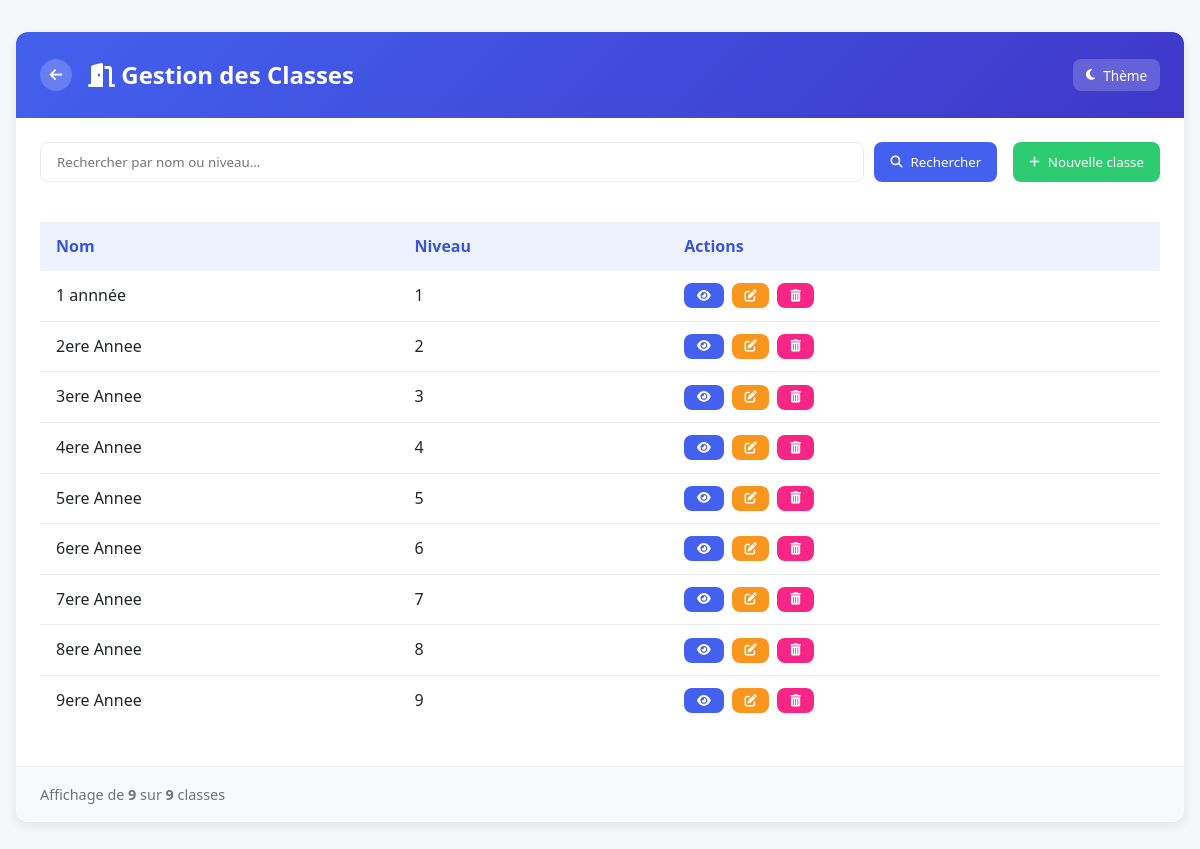
/classes.php, run on the app's committed database.
### tables this page shows
CREATE TABLE `classes` (
  `id` int(11) NOT NULL,
  `nom` varchar(50) DEFAULT NULL,
  `annee` int(11) NOT NULL DEFAULT 1,
  `niveau` varchar(50) DEFAULT NULL
);

### classes.php (the view, shortened to what this page needs)
<?php
require_once './functions.php';
$search = $_GET['search'] ?? '';
$classes = [];
$total = 0;
$limit = 10;
$page = isset($_GET['page']) ? max(1, intval($_GET['page'])) : 1;
$offset = ($page - 1) * $limit;
try {
    $whereClause = '';
    $params = [];
    $countSql = "SELECT COUNT(*) FROM classes $whereClause";
    $countStmt = $pdo->prepare($countSql);
    $countStmt->execute($params);
    $total = $countStmt->fetchColumn();
    if ($total > 0) {
        $sql = "SELECT * FROM classes
                $whereClause
                ORDER BY niveau, nom
                LIMIT :limit OFFSET :offset";
        $stmt = $pdo->prepare($sql);
        $stmt->bindValue(':limit', $limit, PDO::PARAM_INT);
        $stmt->bindValue(':offset', $offset, PDO::PARAM_INT);
        $stmt->execute();
        $classes = $stmt->fetchAll(PDO::FETCH_ASSOC);
    }
} catch (PDOException $e) {
    $error = "Erreur de base de données : " . $e->getMessage();
}
?>
<!DOCTYPE html>
<html lang="fr">
<head>
  <link rel="stylesheet" href="https://cdnjs.cloudflare.com/ajax/libs/font-awesome/6.4.0/css/all.min.css">
</head>
<body>
  <div class="container">
    <div class="card">
      <div class="card-header">
        <div class="header-title">
          <a href="dashboard.php" class="btn btn-back" title="Retour au tableau de bord">
            <i class="fas fa-arrow-left"></i>
          </a>
          <h2><i class="fas fa-door-open"></i> Gestion des Classes</h2>
        </div>
        <div class="header-actions">
          <button id="themeToggle" class="btn btn-sm" style="background: rgba(255,255,255,0.2); color: white;">
            <i class="fas fa-moon"></i> Thème
          </button>
        </div>
      </div>
      <div class="card-body">
        <div class="search-container">
          <form method="GET" style="flex: 1; display: flex; gap: 10px;">
            <input type="text" name="search" class="search-input" placeholder="Rechercher par nom ou niveau..." value="<?= htmlspecialchars($search) ?>">
            <button type="submit" class="btn btn-primary">
              <i class="fas fa-search"></i> Rechercher
            </button>
          </form>
          <button type="button" class="btn btn-success" onclick="document.getElementById('addClassForm').style.display='block'">
            <i class="fas fa-plus"></i> Nouvelle classe
          </button>
        </div>
        <?php if (!empty($classes)): ?>
        <div style="overflow-x: auto;">
          <table class="table">
            <thead>
              <tr>
                <th>Nom</th>
                <th>Niveau</th>
                <th>Actions</th>
              </tr>
            </thead>
            <tbody>
              <?php foreach ($classes as $classe): ?>
              <tr>
                <td><?= htmlspecialchars($classe['nom']) ?></td>
                <td><?= htmlspecialchars($classe['niveau']) ?></td>
                <td>
                  <div class="actions">
                    <a href="voir_classe.php?id=<?= $classe['id'] ?>" class="btn btn-primary btn-sm" title="Voir détails">
                      <i class="fas fa-eye"></i>
                    </a>
                    <a href="modifier_classe.php?id=<?= $classe['id'] ?>" class="btn btn-warning btn-sm" title="Modifier">
                      <i class="fas fa-edit"></i>
                    </a>
                    <a href="classes.php?delete=<?= $classe['id'] ?>" class="btn btn-danger btn-sm" title="Supprimer" onclick="return confirm('Êtes-vous sûr de vouloir supprimer cette classe ?')">
                      <i class="fas fa-trash-alt"></i>
                    </a>
                  </div>
                </td>
              </tr>
              <?php endforeach; ?>
            </tbody>
          </table>
        </div>
        <?php else: ?>
          <div class="alert alert-info">
            <i class="fas fa-info-circle"></i> Aucune classe trouvée. <?= !empty($search) ? 'Essayez avec un autre terme de recherche.' : '' ?>
          </div>
        <?php endif; ?>
      </div>
      <div class="card-footer">
        <div class="stats">
          <div>
            Affichage de <strong><?= count($classes) ?></strong> sur <strong><?= $total ?></strong> classes
          </div>
        </div>
      </div>
    </div>
  </div>
</body>
</html>

### classes.php (style rules this page uses)
:root { --primary: #4361ee; --primary-light: #eef2ff; --primary-dark: #3a56d4; --secondary: #3f37c9; --success: #4cc9f0; --success-light: #e6f7ff; --warning: #f8961e; --warning-light: #fff4e6; --danger: #f72585; --danger-light: #ffe6ef; --light: #f8f9fa; --dark: #212529; --gray: #6c757d; --light-gray: #e9ecef; --border-radius: 8px; --border-radius-lg: 12px; --box-shadow: 0 4px 12px rgba(0, 0, 0, 0.08); --transition: all 0.3s ease; }
* { margin: 0; padding: 0; box-sizing: border-box; font-family: 'Segoe UI', Tahoma, Geneva, Verdana, sans-serif; }
body { background-color: #f5f7fb; color: var(--dark); line-height: 1.6; }
.container { max-width: 1200px; margin: 2rem auto; padding: 0 1rem; }
.card { background: white; border-radius: var(--border-radius-lg); box-shadow: var(--box-shadow); overflow: hidden; }
.card-header { background: linear-gradient(135deg, var(--primary), var(--secondary)); color: white; padding: 1.5rem; display: flex; justify-content: space-between; align-items: center; }
.header-title { display: flex; align-items: center; gap: 1rem; }
.header-title h2 { font-weight: 600; margin: 0; }
.header-actions { display: flex; gap: 0.5rem; }
.card-body { padding: 1.5rem; }
.card-footer { padding: 1rem 1.5rem; background: var(--light); border-top: 1px solid var(--light-gray); font-size: 0.9rem; }
.btn { display: inline-flex; align-items: center; justify-content: center; gap: 0.5rem; padding: 0.5rem 1rem; border-radius: var(--border-radius); border: none; cursor: pointer; font-weight: 500; transition: var(--transition); text-decoration: none; }
.btn i { font-size: 0.9em; }
.btn-sm { padding: 0.4rem 0.8rem; font-size: 0.85rem; }
.btn-primary { background-color: var(--primary); color: white; }
.btn-success { background-color: #2ecc71; color: white; }
.btn-warning { background-color: var(--warning); color: white; }
.btn-danger { background-color: var(--danger); color: white; }
.btn-back { background: rgba(255, 255, 255, 0.2); color: white; width: 2rem; height: 2rem; border-radius: 50%; padding: 0; }
.search-container { display: flex; gap: 1rem; margin-bottom: 1.5rem; flex-wrap: wrap; }
.search-input { flex: 1; min-width: 250px; padding: 0.6rem 1rem; border: 1px solid var(--light-gray); border-radius: var(--border-radius); transition: var(--transition); }
.table { width: 100%; border-collapse: collapse; margin: 1rem 0; }
.table th { background-color: var(--primary-light); color: var(--primary-dark); padding: 0.75rem 1rem; text-align: left; font-weight: 600; }
.table td { padding: 0.75rem 1rem; border-bottom: 1px solid var(--light-gray); }
.table tr:last-child td { border-bottom: none; }
.actions { display: flex; gap: 0.5rem; }
.stats { display: flex; justify-content: space-between; align-items: center; color: var(--gray); }

### data on the page
classes: nom "1 annnée", niveau "1"
classes: nom "2ere Annee", niveau "2"
classes: nom "3ere Annee", niveau "3"
classes: nom "4ere Annee", niveau "4"
classes: nom "5ere Annee", niveau "5"
classes: nom "6ere Annee", niveau "6"
classes: nom "7ere Annee", niveau "7"
classes: nom "8ere Annee", niveau "8"
classes: nom "9ere Annee", niveau "9"

### other printed values
count($classes) "9"
$total "9"
